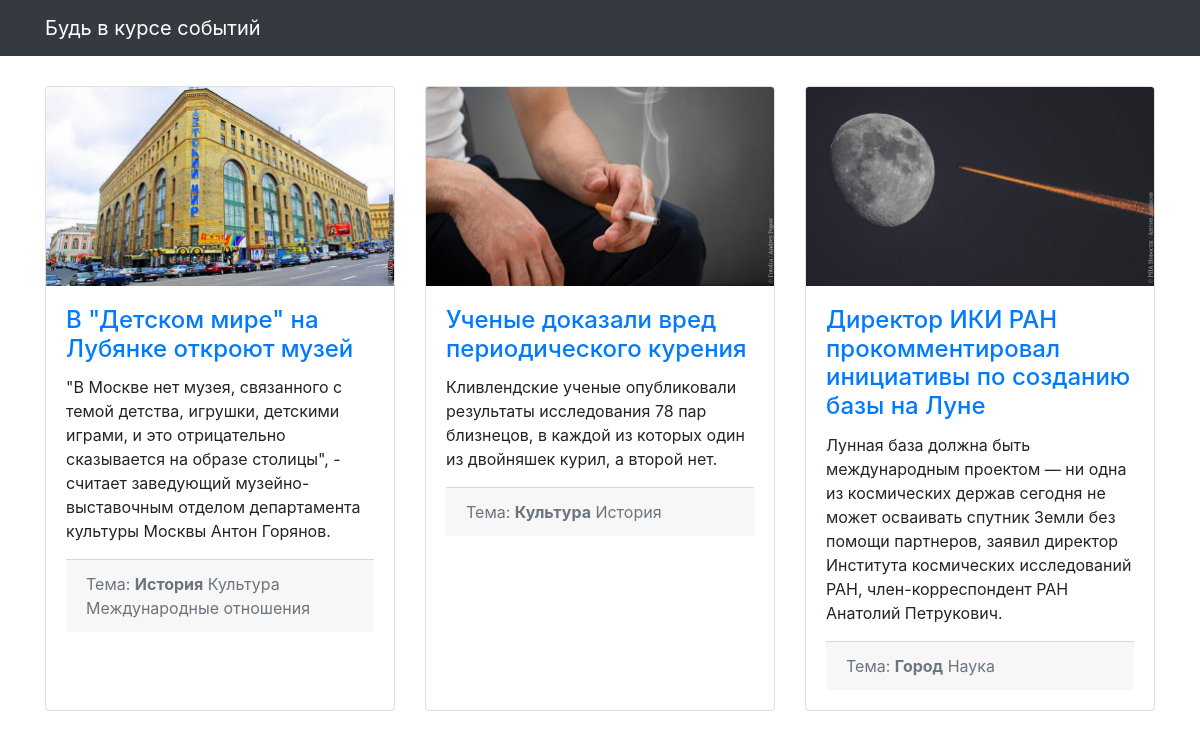
The page / on the database its author committed.
### articles/models.py (models this page shows, shortened)
class Article(models.Model):
    title = models.CharField(max_length=256, verbose_name='Название')
    text = models.TextField(verbose_name='Текст')
    published_at = models.DateTimeField(verbose_name='Дата публикации')
    image = models.ImageField(null=True, blank=True, verbose_name='Изображение',)
    tag = models.ManyToManyField('Tag', blank=True, related_name='articles', through='ArticleToTag',
                                 verbose_name='Название раздела')
    class Meta:
        verbose_name = 'Статья'
        verbose_name_plural = 'Статьи'
        ordering = ['-published_at']

class Tag(models.Model):
    title = models.CharField(max_length=100)
    class Meta:
        verbose_name = 'Раздел'
        verbose_name_plural = 'Разделы'

### articles/views.py (the view)
# urls.py: path('', articles_list, name='articles'),
def articles_list(request):
    template = 'articles/news.html'
    object_list = Article.objects.all()
    test = Tag.objects.filter(articletotag__main_tag=True).order_by('-articles__published_at')
    all_tags = Tag.objects.all().values
    arts_with_main = ArticleToTag.objects.filter(main_tag=True).values
    context = {'object_list': object_list,
               'test': test,
               'arts_with_main': arts_with_main,
               'all_tags': all_tags}
    return render(request, template, context)

### templates/articles/news.html (shortened to what this page needs)
{% extends "articles/base.html" %}
{% load static %}
{% block content %}
<div class="row">
  {% for article in object_list %}
  <div class="col-lg-4 col-sm-6 portfolio-item">
    <div class="card h-100">
      <a href="#"><img class="card-img-top" src="{% get_media_prefix %}{{ article.image }}" alt=""></a>
      <div class="card-body">
        <h4 class="card-title">
          <a href="#">{{ article.title }}</a>
        </h4>
        <p class="card-text">{{ article.text }}</p>
        <div class="card-footer text-muted">
          Тема:
          {% for item in arts_with_main %}
            {% if item.article_id == article.id %}
              {% for tag_item in all_tags %}
                {% if tag_item.id == item.tag_id %}
          <strong>{{ tag_item.title }}</strong>
                      {% for other_tags in article.tag.values %}
                        {% if other_tags.title != tag_item.title %}
                          {{ other_tags.title }}
                        {% endif %}
                      {% endfor %}
                {% endif %}
              {% endfor %}
            {% endif %}
          {% endfor %}
        </div>
      </div>
    </div>
  </div>
  {% endfor %}
</div>
{% endblock %}

### templates/articles/base.html (shortened to what this page needs)
<!DOCTYPE html>
{% load static %}
<html>
  <head>
    <link href="{% static  "css/bootstrap.min.css"  %}" rel="stylesheet">
    <link href="{% static  "css/3-col-portfolio.css" %}" rel="stylesheet">
  </head>
  <body>
    <nav class="navbar navbar-expand-lg navbar-dark bg-dark fixed-top">
      <div class="container">
        <a class="navbar-brand" href="#">Будь в курсе событий</a>
      </div>
    </nav>
    <div class="container">{% block content %}{% endblock %}</div>
  </body>
</html>

### static/css/3-col-portfolio.css (style rules this page uses)
body { padding-top: 84px; padding-bottom: 84px; }
@media (min-width: 992px) { body { padding-top: 86px; padding-bottom: 86px; } }

### rows shown on the page
Article: image (picture), title "В \"Детском мире\" на Лубянке откроют музей", text "\"В Москве нет музея, связанного с темой детства, игрушки, детскими играми, и это отрицательно сказывается на образе столицы\", - считает заведующий музейно-выставочным отделом департамента культуры Москвы Антон Горянов."
Tag: title "История"
Tag: title "Культура"
Tag: title "Международные отношения"
Article: image (picture), title "Ученые доказали вред периодического курения", text "Кливлендские ученые опубликовали результаты исследования 78 пар близнецов, в каждой из которых один из двойняшек курил, а второй нет."
Article: image (picture), title "Директор ИКИ РАН прокомментировал инициативы по созданию базы на Луне", text "Лунная база должна быть международным проектом — ни одна из космических держав сегодня не может осваивать спутник Земли без помощи партнеров, заявил директор Института космических исследований РАН, член-корреспондент РАН Анатолий Петрукович."
Tag: title "Город"
Tag: title "Наука"
